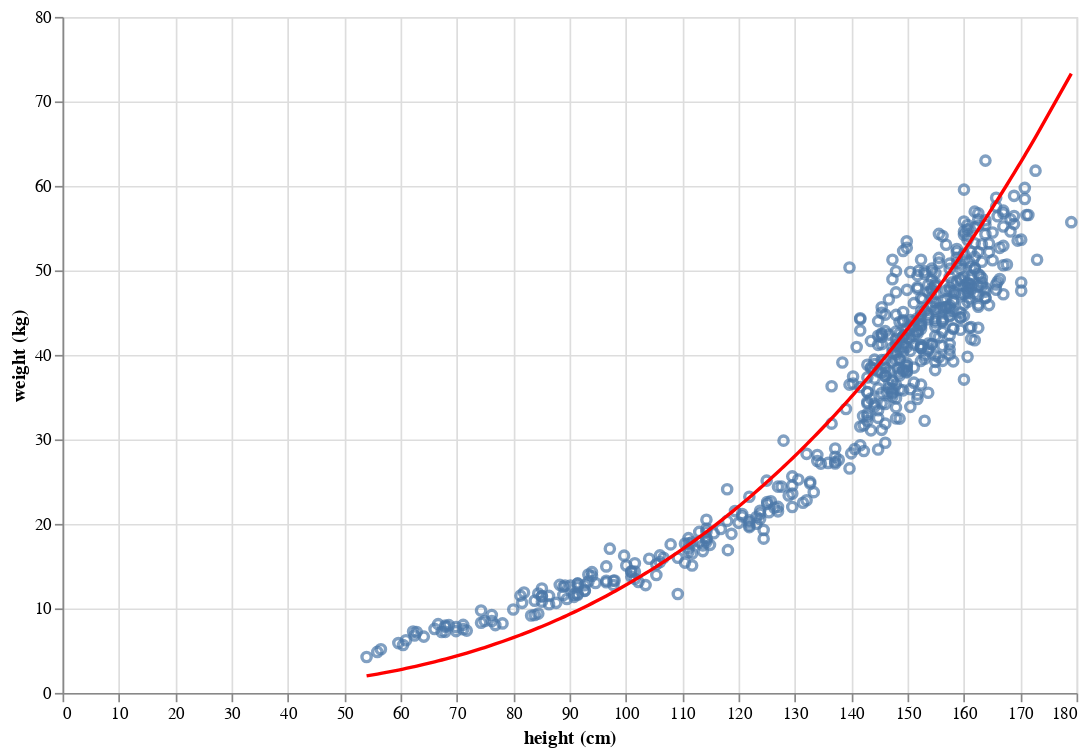

The code cell stored with this chart in its notebook:
### Markdown cell above
Visualize it:

### Code cell
howel |>
    @vlplot() +
    @vlplot(:point,
            x = {"height", type = "quantitative", title = "height (cm)"},
            y = "weight:q"
    ) +
    @vlplot(:line,
            x = "height:q",
            y = {:sci_pred, title = "weight (kg)", type = "quantitative"},
            color = {value = :red},
            height = 400,
            width = 600)

### Figure 1 — Vega-Lite specification as saved in the notebook (floating-point values rounded to 4 significant figures; data arrays with more than 128 entries replaced by an {"elided": "..."} marker saying what was removed)
{"data": {"values": {"elided": "544 records"}}, "layer": [{"encoding": {"x": {"field": "height", "title": "height (cm)", "type": "quantitative"}, "y": {"field": "weight", "type": "quantitative"}}, "mark": "point"}, {"encoding": {"color": {"value": "red"}, "x": {"field": "height", "type": "quantitative"}, "y": {"field": "sci_pred", "title": "weight (kg)", "type": "quantitative"}}, "height": 400, "mark": "line", "width": 600}]}
